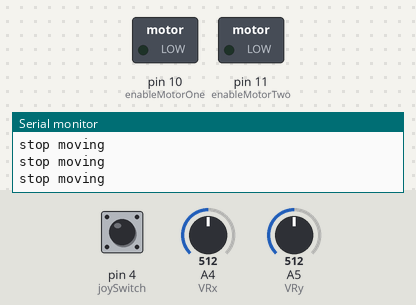
Bench run of a sketch on a simulated Arduino Uno, built with avr-gcc and run on an emulated ATmega328P. Shown: switched loads named in the sketch (green lamp = pin HIGH), the last lines printed to the serial monitor. Inputs (shaded band) come from the test bench; at power-on: pin 4 (joySwitch) LOW, A4 (VRx) = 512, A5 (VRy) = 512.

Above: at 1.2 s.
1.3 s: pin 4 (joySwitch) pulled HIGH for 0.15 s
2.9 s: pin 4 (joySwitch) pulled HIGH for 1 s
6.9 s: pin 4 (joySwitch) driven HIGH
9.9 s: A4 (VRx) set to 716
At 10.4 s:
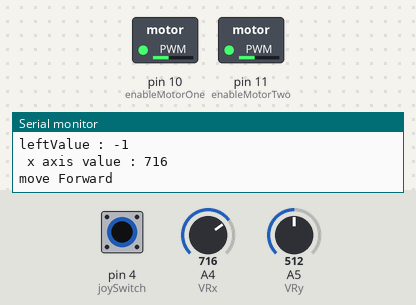
11.4 s: A4 (VRx) set to 900
At 12.3 s:
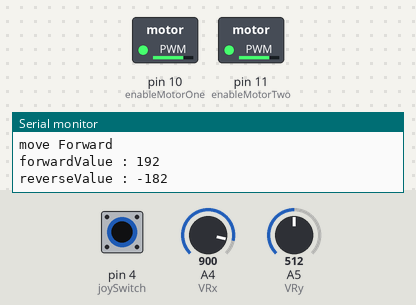
13.0 s: A4 (VRx) set to 511
At 13.9 s:
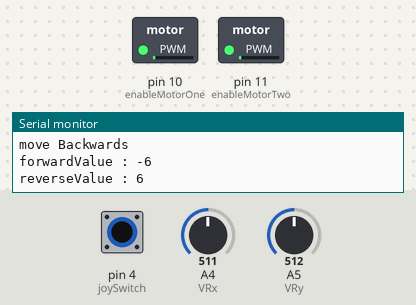
Timing chart, 0 to 15.6 s (numbered marks = the images above; inputs shaded):
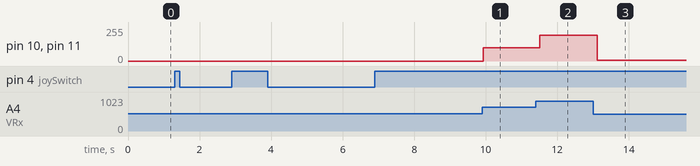

Measured:
- after the input at 9.9 s, pin 10 (enableMotorOne), pin 11 (enableMotorTwo): 0/255 → 98/255 at once
- after the input at 11.4 s, pin 10 (enableMotorOne), pin 11 (enableMotorTwo): 98/255 → 192/255 after 0.11 s
- after the input at 13.0 s, pin 10 (enableMotorOne), pin 11 (enableMotorTwo): 192/255 → 6/255 after 0.12 s

The sketch:

JOY_STICK_CAR.ino
```cpp
#define VRx A4
#define VRy A5
#define joySwitch 4
#define IN1 8
#define IN2 9
#define IN3 6
#define IN4 7
#define enableMotorOne 10
#define enableMotorTwo 11
int xAxisValue;
int yAxisValue;
int mapForward;
int mapReverse;
int mapRight;
int mapLeft;
boolean switchValue;
void setup() {
  Serial.begin(9600);
  pinMode(VRx,INPUT);
  pinMode(VRy,INPUT);
  pinMode(enableMotorOne,OUTPUT);
  pinMode(enableMotorTwo,OUTPUT);
  pinMode(joySwitch,INPUT);
}

void loop() {

  switchValue = digitalRead(joySwitch);
  while(switchValue == 1){
  xAxisValue = analogRead(VRx);
  yAxisValue = analogRead(VRy);
  Serial.print(" x axis value : ");
  Serial.println(xAxisValue);
  mapForward = map(xAxisValue,524,1023,0,255);
  mapReverse = map(xAxisValue,524,0,0,255);
  mapRight = map(yAxisValue,509,1023,0,255);
  mapLeft = map(yAxisValue,509,0,0,255);
  if(mapForward > 4){
    moveForward(mapForward);
    Serial.println("move Forward");
  }
  else if(mapReverse > 5){
    moveReverse(mapReverse);
    Serial.println("move Backwards");
  }
  else if(mapRight > 5){
    turnRight(mapRight);
    Serial.println("turn right");
  }
  else if(mapLeft >5){
    turnLeft(mapLeft);
    Serial.println("turnLeft");
  }
  else{
  stopMoving();
  Serial.println("please Stop moving");
  }

  Serial.print("forwardValue : ");
  Serial.println(mapForward);
  Serial.print("reverseValue : ");
  Serial.println(mapReverse);
  Serial.print(" y axis value : ");
  Serial.println(yAxisValue);

  Serial.print("rightValue : ");
  Serial.println(mapRight);
  Serial.print("leftValue : ");
  Serial.println(mapLeft);
  switchValue = digitalRead(joySwitch);
  }
  Serial.println("stop moving");
  stopMoving();

}
void turnRight(int speedOfMotor){
  analogWrite(enableMotorOne,speedOfMotor);
  analogWrite(enableMotorTwo,speedOfMotor);
  digitalWrite(IN1,HIGH);
  digitalWrite(IN2,LOW);
  digitalWrite(IN3,LOW);
  digitalWrite(IN4,HIGH);
}

void turnLeft(int speedOfMotor){
  analogWrite(enableMotorOne,speedOfMotor);
  analogWrite(enableMotorTwo,speedOfMotor);
  digitalWrite(IN1,LOW);
  digitalWrite(IN2,HIGH);
  digitalWrite(IN3,HIGH);
  digitalWrite(IN4,LOW);
}

void moveForward(int speedOfMotor){
  analogWrite(enableMotorOne,speedOfMotor);
  analogWrite(enableMotorTwo,speedOfMotor);
  digitalWrite(IN1,HIGH);
  digitalWrite(IN2,LOW);
  digitalWrite(IN3,HIGH);
  digitalWrite(IN4,LOW);
}

void moveReverse(int speedOfMotor){
  analogWrite(enableMotorOne,speedOfMotor);
  analogWrite(enableMotorTwo,speedOfMotor);
  digitalWrite(IN1,LOW);
  digitalWrite(IN2,HIGH);
  digitalWrite(IN3,LOW);
  digitalWrite(IN4,HIGH);
}

void stopMoving(){
  digitalWrite(IN1,LOW);
  digitalWrite(IN2,LOW);
  digitalWrite(IN3,LOW);
  digitalWrite(IN4,LOW);
}
```
